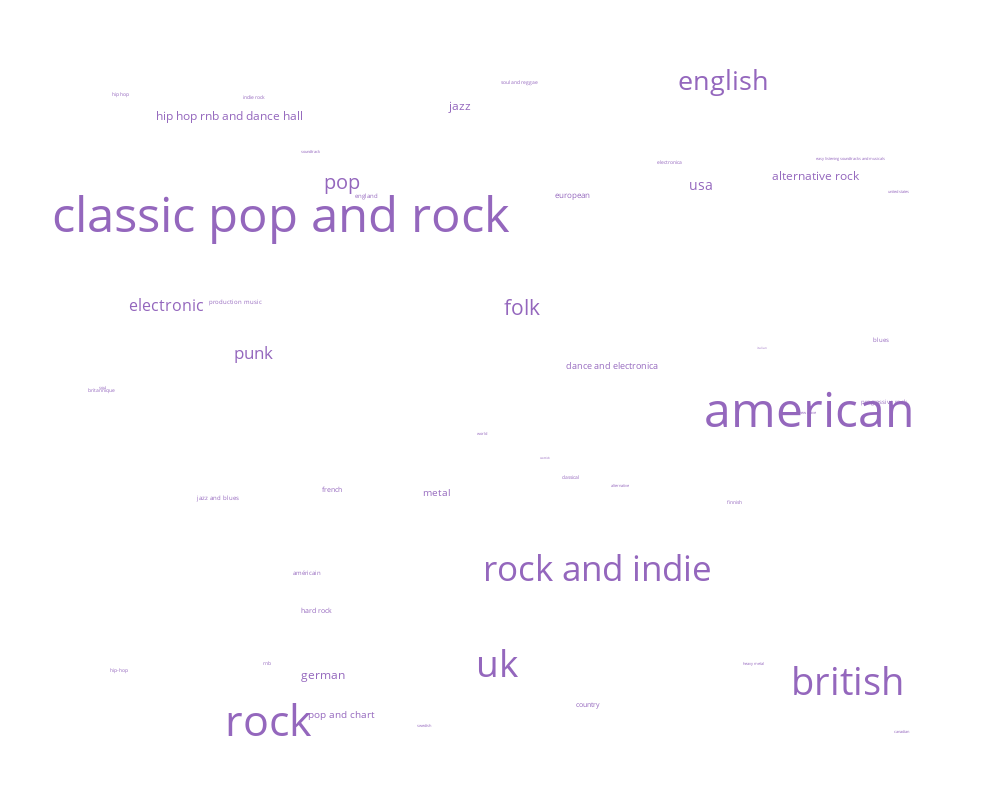

Write notebook code for a chart like this one.
### Code cell
%%local
import numpy as np
np.random.seed(5)
x = 10000*np.random.uniform(size = 50)
y = 10000*np.random.uniform(size = 50)
fig = px.scatter(mb_tags_df, x=x, 
                 y=y,
                 size =  [0]*len(mb_tags_df),
                 color = '_1',
                 #text = 'tags',
                 

                 color_discrete_sequence=px.colors.qualitative.Bold,
                  log_x=False, size_max=30)


for i in range(len(mb_tags_df)):
    annotation = { 
        # x -> location for x
        'x': x[i],
        # y -> location for y
        'y': y[i],
        'text': mb_tags_df['_1'][i],  # text
        'showarrow': False,  # would you want to see arrow
        'arrowhead': 3,  # which type for arrowhead
        'font': {'size': mb_tags_df['_2'][i]/50, 'color':'#9467bd'}  # font style
    }

    fig.add_annotation(annotation)
    

fig.update_layout(
    autosize=False,
    width=1000,
    height=800,
    margin=dict(
        l=50,
        r=50,
        b=30,
        t=40,
        pad=4
        
    ),
    plot_bgcolor = "white",
    paper_bgcolor="white"
)


fig.update_layout(showlegend=False)

fig.update_xaxes(visible=False)
  
fig.update_yaxes(visible=False)

### Figure 1 — Plotly figure (JSON) as saved in the notebook; plotly's stock layout.template omitted (floating-point values rounded to 4 significant figures)
{"data": [{"hovertemplate": "_1=classic pop and rock<br>x=%{x}<br>y=%{y}<br>size=%{marker.size}<extra></extra>", "legendgroup": "classic pop and rock", "marker": {"color": "rgb(127, 60, 141)", "size": [0], "sizemode": "area", "sizeref": 0, "symbol": "circle"}, "mode": "markers", "name": "classic pop and rock", "orientation": "v", "showlegend": true, "type": "scatter", "x": [2220.0], "xaxis": "x", "y": [7709.0], "yaxis": "y"}, {"hovertemplate": "_1=american<br>x=%{x}<br>y=%{y}<br>size=%{marker.size}<extra></extra>", "legendgroup": "american", "marker": {"color": "rgb(17, 165, 121)", "size": [0], "sizemode": "area", "sizeref": 0, "symbol": "circle"}, "mode": "markers", "name": "american", "orientation": "v", "showlegend": true, "type": "scatter", "x": [8707.0], "xaxis": "x", "y": [4849.0], "yaxis": "y"}, {"hovertemplate": "_1=rock<br>x=%{x}<br>y=%{y}<br>size=%{marker.size}<extra></extra>", "legendgroup": "rock", "marker": {"color": "rgb(57, 105, 172)", "size": [0], "sizemode": "area", "sizeref": 0, "symbol": "circle"}, "mode": "markers", "name": "rock", "orientation": "v", "showlegend": true, "type": "scatter", "x": [2067.0], "xaxis": "x", "y": [291.1], "yaxis": "y"}, {"hovertemplate": "_1=british<br>x=%{x}<br>y=%{y}<br>size=%{marker.size}<extra></extra>", "legendgroup": "british", "marker": {"color": "rgb(242, 183, 1)", "size": [0], "sizemode": "area", "sizeref": 0, "symbol": "circle"}, "mode": "markers", "name": "british", "orientation": "v", "showlegend": true, "type": "scatter", "x": [9186.0], "xaxis": "x", "y": [865.3], "yaxis": "y"}, {"hovertemplate": "_1=uk<br>x=%{x}<br>y=%{y}<br>size=%{marker.size}<extra></extra>", "legendgroup": "uk", "marker": {"color": "rgb(231, 63, 116)", "size": [0], "sizemode": "area", "sizeref": 0, "symbol": "circle"}, "mode": "markers", "name": "uk", "orientation": "v", "showlegend": true, "type": "scatter", "x": [4884.0], "xaxis": "x", "y": [1115.0], "yaxis": "y"}, {"hovertemplate": "_1=rock and indie<br>x=%{x}<br>y=%{y}<br>size=%{marker.size}<extra></extra>", "legendgroup": "rock and indie", "marker": {"color": "rgb(128, 186, 90)", "size": [0], "sizemode": "area", "sizeref": 0, "symbol": "circle"}, "mode": "markers", "name": "rock and indie", "orientation": "v", "showlegend": true, "type": "scatter", "x": [6117.0], "xaxis": "x", "y": [2512.0], "yaxis": "y"}, {"hovertemplate": "_1=english<br>x=%{x}<br>y=%{y}<br>size=%{marker.size}<extra></extra>", "legendgroup": "english", "marker": {"color": "rgb(230, 131, 16)", "size": [0], "sizemode": "area", "sizeref": 0, "symbol": "circle"}, "mode": "markers", "name": "english", "orientation": "v", "showlegend": true, "type": "scatter", "x": [7659.0], "xaxis": "x", "y": [9649.0], "yaxis": "y"}, {"hovertemplate": "_1=folk<br>x=%{x}<br>y=%{y}<br>size=%{marker.size}<extra></extra>", "legendgroup": "folk", "marker": {"color": "rgb(0, 134, 149)", "size": [0], "sizemode": "area", "sizeref": 0, "symbol": "circle"}, "mode": "markers", "name": "folk", "orientation": "v", "showlegend": true, "type": "scatter", "x": [5184.0], "xaxis": "x", "y": [6318.0], "yaxis": "y"}, {"hovertemplate": "_1=pop<br>x=%{x}<br>y=%{y}<br>size=%{marker.size}<extra></extra>", "legendgroup": "pop", "marker": {"color": "rgb(207, 28, 144)", "size": [0], "sizemode": "area", "sizeref": 0, "symbol": "circle"}, "mode": "markers", "name": "pop", "orientation": "v", "showlegend": true, "type": "scatter", "x": [2968.0], "xaxis": "x", "y": [8167.0], "yaxis": "y"}, {"hovertemplate": "_1=punk<br>x=%{x}<br>y=%{y}<br>size=%{marker.size}<extra></extra>", "legendgroup": "punk", "marker": {"color": "rgb(249, 123, 114)", "size": [0], "sizemode": "area", "sizeref": 0, "symbol": "circle"}, "mode": "markers", "name": "punk", "orientation": "v", "showlegend": true, "type": "scatter", "x": [1877.0], "xaxis": "x", "y": [5661.0], "yaxis": "y"}, {"hovertemplate": "_1=electronic<br>x=%{x}<br>y=%{y}<br>size=%{marker.size}<extra></extra>", "legendgroup": "electronic", "marker": {"color": "rgb(165, 170, 153)", "size": [0], "sizemode": "area", "sizeref": 0, "symbol": "circle"}, "mode": "markers", "name": "electronic", "orientation": "v", "showlegend": true, "type": "scatter", "x": [807.4], "xaxis": "x", "y": [6354.0], "yaxis": "y"}, {"hovertemplate": "_1=usa<br>x=%{x}<br>y=%{y}<br>size=%{marker.size}<extra></extra>", "legendgroup": "usa", "marker": {"color": "rgb(127, 60, 141)", "size": [0], "sizemode": "area", "sizeref": 0, "symbol": "circle"}, "mode": "markers", "name": "usa", "orientation": "v", "showlegend": true, "type": "scatter", "x": [7384.0], "xaxis": "x", "y": [8119.0], "yaxis": "y"}, {"hovertemplate": "_1=jazz<br>x=%{x}<br>y=%{y}<br>size=%{marker.size}<extra></extra>", "legendgroup": "jazz", "marker": {"color": "rgb(17, 165, 121)", "size": [0], "sizemode": "area", "sizeref": 0, "symbol": "circle"}, "mode": "markers", "name": "jazz", "orientation": "v", "showlegend": true, "type": "scatter", "x": [4413.0], "xaxis": "x", "y": [9267.0], "yaxis": "y"}, {"hovertemplate": "_1=hip hop rnb and dance hall<br>x=%{x}<br>y=%{y}<br>size=%{marker.size}<extra></extra>", "legendgroup": "hip hop rnb and dance hall", "marker": {"color": "rgb(57, 105, 172)", "size": [0], "sizemode": "area", "sizeref": 0, "symbol": "circle"}, "mode": "markers", "name": "hip hop rnb and dance hall", "orientation": "v", "showlegend": true, "type": "scatter", "x": [1583.0], "xaxis": "x", "y": [9126.0], "yaxis": "y"}, {"hovertemplate": "_1=alternative rock<br>x=%{x}<br>y=%{y}<br>size=%{marker.size}<extra></extra>", "legendgroup": "alternative rock", "marker": {"color": "rgb(242, 183, 1)", "size": [0], "sizemode": "area", "sizeref": 0, "symbol": "circle"}, "mode": "markers", "name": "alternative rock", "orientation": "v", "showlegend": true, "type": "scatter", "x": [8799.0], "xaxis": "x", "y": [8248.0], "yaxis": "y"}, {"hovertemplate": "_1=german<br>x=%{x}<br>y=%{y}<br>size=%{marker.size}<extra></extra>", "legendgroup": "german", "marker": {"color": "rgb(231, 63, 116)", "size": [0], "sizemode": "area", "sizeref": 0, "symbol": "circle"}, "mode": "markers", "name": "german", "orientation": "v", "showlegend": true, "type": "scatter", "x": [2741.0], "xaxis": "x", "y": [942.0], "yaxis": "y"}, {"hovertemplate": "_1=metal<br>x=%{x}<br>y=%{y}<br>size=%{marker.size}<extra></extra>", "legendgroup": "metal", "marker": {"color": "rgb(128, 186, 90)", "size": [0], "sizemode": "area", "sizeref": 0, "symbol": "circle"}, "mode": "markers", "name": "metal", "orientation": "v", "showlegend": true, "type": "scatter", "x": [4142.0], "xaxis": "x", "y": [3610.0], "yaxis": "y"}, {"hovertemplate": "_1=pop and chart<br>x=%{x}<br>y=%{y}<br>size=%{marker.size}<extra></extra>", "legendgroup": "pop and chart", "marker": {"color": "rgb(230, 131, 16)", "size": [0], "sizemode": "area", "sizeref": 0, "symbol": "circle"}, "mode": "markers", "name": "pop and chart", "orientation": "v", "showlegend": true, "type": "scatter", "x": [2961.0], "xaxis": "x", "y": [355.1], "yaxis": "y"}, {"hovertemplate": "_1=dance and electronica<br>x=%{x}<br>y=%{y}<br>size=%{marker.size}<extra></extra>", "legendgroup": "dance and electronica", "marker": {"color": "rgb(0, 134, 149)", "size": [0], "sizemode": "area", "sizeref": 0, "symbol": "circle"}, "mode": "markers", "name": "dance and electronica", "orientation": "v", "showlegend": true, "type": "scatter", "x": [6288.0], "xaxis": "x", "y": [5464.0], "yaxis": "y"}, {"hovertemplate": "_1=european<br>x=%{x}<br>y=%{y}<br>size=%{marker.size}<extra></extra>", "legendgroup": "european", "marker": {"color": "rgb(207, 28, 144)", "size": [0], "sizemode": "area", "sizeref": 0, "symbol": "circle"}, "mode": "markers", "name": "european", "orientation": "v", "showlegend": true, "type": "scatter", "x": [5798.0], "xaxis": "x", "y": [7961.0], "yaxis": "y"}, {"hovertemplate": "_1=country<br>x=%{x}<br>y=%{y}<br>size=%{marker.size}<extra></extra>", "legendgroup": "country", "marker": {"color": "rgb(249, 123, 114)", "size": [0], "sizemode": "area", "sizeref": 0, "symbol": "circle"}, "mode": "markers", "name": "country", "orientation": "v", "showlegend": true, "type": "scatter", "x": [5999.0], "xaxis": "x", "y": [511.4], "yaxis": "y"}, {"hovertemplate": "_1=hard rock<br>x=%{x}<br>y=%{y}<br>size=%{marker.size}<extra></extra>", "legendgroup": "hard rock", "marker": {"color": "rgb(165, 170, 153)", "size": [0], "sizemode": "area", "sizeref": 0, "symbol": "circle"}, "mode": "markers", "name": "hard rock", "orientation": "v", "showlegend": true, "type": "scatter", "x": [2658.0], "xaxis": "x", "y": [1887.0], "yaxis": "y"}, {"hovertemplate": "_1=french<br>x=%{x}<br>y=%{y}<br>size=%{marker.size}<extra></extra>", "legendgroup": "french", "marker": {"color": "rgb(127, 60, 141)", "size": [0], "sizemode": "area", "sizeref": 0, "symbol": "circle"}, "mode": "markers", "name": "french", "orientation": "v", "showlegend": true, "type": "scatter", "x": [2847.0], "xaxis": "x", "y": [3655.0], "yaxis": "y"}, {"hovertemplate": "_1=américain<br>x=%{x}<br>y=%{y}<br>size=%{marker.size}<extra></extra>", "legendgroup": "américain", "marker": {"color": "rgb(17, 165, 121)", "size": [0], "sizemode": "area", "sizeref": 0, "symbol": "circle"}, "mode": "markers", "name": "américain", "orientation": "v", "showlegend": true, "type": "scatter", "x": [2536.0], "xaxis": "x", "y": [2443.0], "yaxis": "y"}, {"hovertemplate": "_1=england<br>x=%{x}<br>y=%{y}<br>size=%{marker.size}<extra></extra>", "legendgroup": "england", "marker": {"color": "rgb(57, 105, 172)", "size": [0], "sizemode": "area", "sizeref": 0, "symbol": "circle"}, "mode": "markers", "name": "england", "orientation": "v", "showlegend": true, "type": "scatter", "x": [3276.0], "xaxis": "x", "y": [7951.0], "yaxis": "y"}, {"hovertemplate": "_1=jazz and blues<br>x=%{x}<br>y=%{y}<br>size=%{marker.size}<extra></extra>", "legendgroup": "jazz and blues", "marker": {"color": "rgb(242, 183, 1)", "size": [0], "sizemode": "area", "sizeref": 0, "symbol": "circle"}, "mode": "markers", "name": "jazz and blues", "orientation": "v", "showlegend": true, "type": "scatter", "x": [1442.0], "xaxis": "x", "y": [3521.0], "yaxis": "y"}, {"hovertemplate": "_1=production music<br>x=%{x}<br>y=%{y}<br>size=%{marker.size}<extra></extra>", "legendgroup": "production music", "marker": {"color": "rgb(231, 63, 116)", "size": [0], "sizemode": "area", "sizeref": 0, "symbol": "circle"}, "mode": "markers", "name": "production music", "orientation": "v", "showlegend": true, "type": "scatter", "x": [1656.0], "xaxis": "x", "y": [6389.0], "yaxis": "y"}, {"hovertemplate": "_1=progressive rock<br>x=%{x}<br>y=%{y}<br>size=%{marker.size}<extra></extra>", "legendgroup": "progressive rock", "marker": {"color": "rgb(128, 186, 90)", "size": [0], "sizemode": "area", "sizeref": 0, "symbol": "circle"}, "mode": "markers", "name": "progressive rock", "orientation": "v", "showlegend": true, "type": "scatter", "x": [9639.0], "xaxis": "x", "y": [4934.0], "yaxis": "y"}, {"hovertemplate": "_1=blues<br>x=%{x}<br>y=%{y}<br>size=%{marker.size}<extra></extra>", "legendgroup": "blues", "marker": {"color": "rgb(230, 131, 16)", "size": [0], "sizemode": "area", "sizeref": 0, "symbol": "circle"}, "mode": "markers", "name": "blues", "orientation": "v", "showlegend": true, "type": "scatter", "x": [9602.0], "xaxis": "x", "y": [5835.0], "yaxis": "y"}, {"hovertemplate": "_1=indie rock<br>x=%{x}<br>y=%{y}<br>size=%{marker.size}<extra></extra>", "legendgroup": "indie rock", "marker": {"color": "rgb(0, 134, 149)", "size": [0], "sizemode": "area", "sizeref": 0, "symbol": "circle"}, "mode": "markers", "name": "indie rock", "orientation": "v", "showlegend": true, "type": "scatter", "x": [1884.0], "xaxis": "x", "y": [9393.0], "yaxis": "y"}, {"hovertemplate": "_1=hip hop<br>x=%{x}<br>y=%{y}<br>size=%{marker.size}<extra></extra>", "legendgroup": "hip hop", "marker": {"color": "rgb(207, 28, 144)", "size": [0], "sizemode": "area", "sizeref": 0, "symbol": "circle"}, "mode": "markers", "name": "hip hop", "orientation": "v", "showlegend": true, "type": "scatter", "x": [243.1], "xaxis": "x", "y": [9435.0], "yaxis": "y"}, {"hovertemplate": "_1=rnb<br>x=%{x}<br>y=%{y}<br>size=%{marker.size}<extra></extra>", "legendgroup": "rnb", "marker": {"color": "rgb(249, 123, 114)", "size": [0], "sizemode": "area", "sizeref": 0, "symbol": "circle"}, "mode": "markers", "name": "rnb", "orientation": "v", "showlegend": true, "type": "scatter", "x": [2046.0], "xaxis": "x", "y": [1117.0], "yaxis": "y"}, {"hovertemplate": "_1=electronica<br>x=%{x}<br>y=%{y}<br>size=%{marker.size}<extra></extra>", "legendgroup": "electronica", "marker": {"color": "rgb(165, 170, 153)", "size": [0], "sizemode": "area", "sizeref": 0, "symbol": "circle"}, "mode": "markers", "name": "electronica", "orientation": "v", "showlegend": true, "type": "scatter", "x": [6998.0], "xaxis": "x", "y": [8436.0], "yaxis": "y"}, {"hovertemplate": "_1=finnish<br>x=%{x}<br>y=%{y}<br>size=%{marker.size}<extra></extra>", "legendgroup": "finnish", "marker": {"color": "rgb(127, 60, 141)", "size": [0], "sizemode": "area", "sizeref": 0, "symbol": "circle"}, "mode": "markers", "name": "finnish", "orientation": "v", "showlegend": true, "type": "scatter", "x": [7795.0], "xaxis": "x", "y": [3460.0], "yaxis": "y"}, {"hovertemplate": "_1=hip-hop<br>x=%{x}<br>y=%{y}<br>size=%{marker.size}<extra></extra>", "legendgroup": "hip-hop", "marker": {"color": "rgb(17, 165, 121)", "size": [0], "sizemode": "area", "sizeref": 0, "symbol": "circle"}, "mode": "markers", "name": "hip-hop", "orientation": "v", "showlegend": true, "type": "scatter", "x": [229.3], "xaxis": "x", "y": [1008.0], "yaxis": "y"}, {"hovertemplate": "_1=classical<br>x=%{x}<br>y=%{y}<br>size=%{marker.size}<extra></extra>", "legendgroup": "classical", "marker": {"color": "rgb(57, 105, 172)", "size": [0], "sizemode": "area", "sizeref": 0, "symbol": "circle"}, "mode": "markers", "name": "classical", "orientation": "v", "showlegend": true, "type": "scatter", "x": [5777.0], "xaxis": "x", "y": [3834.0], "yaxis": "y"}, {"hovertemplate": "_1=britannique<br>x=%{x}<br>y=%{y}<br>size=%{marker.size}<extra></extra>", "legendgroup": "britannique", "marker": {"color": "rgb(242, 183, 1)", "size": [0], "sizemode": "area", "sizeref": 0, "symbol": "circle"}, "mode": "markers", "name": "britannique", "orientation": "v", "showlegend": true, "type": "scatter", "x": [16.42], "xaxis": "x", "y": [5104.0], "yaxis": "y"}, {"hovertemplate": "_1=soul and reggae<br>x=%{x}<br>y=%{y}<br>size=%{marker.size}<extra></extra>", "legendgroup": "soul and reggae", "marker": {"color": "rgb(231, 63, 116)", "size": [0], "sizemode": "area", "sizeref": 0, "symbol": "circle"}, "mode": "markers", "name": "soul and reggae", "orientation": "v", "showlegend": true, "type": "scatter", "x": [5155.0], "xaxis": "x", "y": [9611.0], "yaxis": "y"}, {"hovertemplate": "_1=alternative<br>x=%{x}<br>y=%{y}<br>size=%{marker.size}<extra></extra>", "legendgroup": "alternative", "marker": {"color": "rgb(128, 186, 90)", "size": [0], "sizemode": "area", "sizeref": 0, "symbol": "circle"}, "mode": "markers", "name": "alternative", "orientation": "v", "showlegend": true, "type": "scatter", "x": [6398.0], "xaxis": "x", "y": [3715.0], "yaxis": "y"}, {"hovertemplate": "_1=canadian<br>x=%{x}<br>y=%{y}<br>size=%{marker.size}<extra></extra>", "legendgroup": "canadian", "marker": {"color": "rgb(230, 131, 16)", "size": [0], "sizemode": "area", "sizeref": 0, "symbol": "circle"}, "mode": "markers", "name": "canadian", "orientation": "v", "showlegend": true, "type": "scatter", "x": [9856.0], "xaxis": "x", "y": [123.7], "yaxis": "y"}, {"hovertemplate": "_1=soundtrack<br>x=%{x}<br>y=%{y}<br>size=%{marker.size}<extra></extra>", "legendgroup": "soundtrack", "marker": {"color": "rgb(0, 134, 149)", "size": [0], "sizemode": "area", "sizeref": 0, "symbol": "circle"}, "mode": "markers", "name": "soundtrack", "orientation": "v", "showlegend": true, "type": "scatter", "x": [2591.0], "xaxis": "x", "y": [8597.0], "yaxis": "y"}, {"hovertemplate": "_1=heavy metal<br>x=%{x}<br>y=%{y}<br>size=%{marker.size}<extra></extra>", "legendgroup": "heavy metal", "marker": {"color": "rgb(207, 28, 144)", "size": [0], "sizemode": "area", "sizeref": 0, "symbol": "circle"}, "mode": "markers", "name": "heavy metal", "orientation": "v", "showlegend": true, "type": "scatter", "x": [8025.0], "xaxis": "x", "y": [1111.0], "yaxis": "y"}, {"hovertemplate": "_1=new wave<br>x=%{x}<br>y=%{y}<br>size=%{marker.size}<extra></extra>", "legendgroup": "new wave", "marker": {"color": "rgb(249, 123, 114)", "size": [0], "sizemode": "area", "sizeref": 0, "symbol": "circle"}, "mode": "markers", "name": "new wave", "orientation": "v", "showlegend": true, "type": "scatter", "x": [8705.0], "xaxis": "x", "y": [4783.0], "yaxis": "y"}, {"hovertemplate": "_1=easy listening soundtracks and musicals<br>x=%{x}<br>y=%{y}<br>size=%{marker.size}<extra></extra>", "legendgroup": "easy listening soundtracks and musicals", "marker": {"color": "rgb(165, 170, 153)", "size": [0], "sizemode": "area", "sizeref": 0, "symbol": "circle"}, "mode": "markers", "name": "easy listening soundtracks and musicals", "orientation": "v", "showlegend": true, "type": "scatter", "x": [9227.0], "xaxis": "x", "y": [8500.0], "yaxis": "y"}, {"hovertemplate": "_1=soul<br>x=%{x}<br>y=%{y}<br>size=%{marker.size}<extra></extra>", "legendgroup": "soul", "marker": {"color": "rgb(127, 60, 141)", "size": [0], "sizemode": "area", "sizeref": 0, "symbol": "circle"}, "mode": "markers", "name": "soul", "orientation": "v", "showlegend": true, "type": "scatter", "x": [22.14], "xaxis": "x", "y": [5147.0], "yaxis": "y"}, {"hovertemplate": "_1=world<br>x=%{x}<br>y=%{y}<br>size=%{marker.size}<extra></extra>", "legendgroup": "world", "marker": {"color": "rgb(17, 165, 121)", "size": [0], "sizemode": "area", "sizeref": 0, "symbol": "circle"}, "mode": "markers", "name": "world", "orientation": "v", "showlegend": true, "type": "scatter", "x": [4695.0], "xaxis": "x", "y": [4466.0], "yaxis": "y"}, {"hovertemplate": "_1=united states<br>x=%{x}<br>y=%{y}<br>size=%{marker.size}<extra></extra>", "legendgroup": "united states", "marker": {"color": "rgb(57, 105, 172)", "size": [0], "sizemode": "area", "sizeref": 0, "symbol": "circle"}, "mode": "markers", "name": "united states", "orientation": "v", "showlegend": true, "type": "scatter", "x": [9815.0], "xaxis": "x", "y": [8005.0], "yaxis": "y"}, {"hovertemplate": "_1=swedish<br>x=%{x}<br>y=%{y}<br>size=%{marker.size}<extra></extra>", "legendgroup": "swedish", "marker": {"color": "rgb(242, 183, 1)", "size": [0], "sizemode": "area", "sizeref": 0, "symbol": "circle"}, "mode": "markers", "name": "swedish", "orientation": "v", "showlegend": true, "type": "scatter", "x": [3989.0], "xaxis": "x", "y": [203.9], "yaxis": "y"}, {"hovertemplate": "_1=italian<br>x=%{x}<br>y=%{y}<br>size=%{marker.size}<extra></extra>", "legendgroup": "italian", "marker": {"color": "rgb(231, 63, 116)", "size": [0], "sizemode": "area", "sizeref": 0, "symbol": "circle"}, "mode": "markers", "name": "italian", "orientation": "v", "showlegend": true, "type": "scatter", "x": [8137.0], "xaxis": "x", "y": [5726.0], "yaxis": "y"}, {"hovertemplate": "_1=scottish<br>x=%{x}<br>y=%{y}<br>size=%{marker.size}<extra></extra>", "legendgroup": "scottish", "marker": {"color": "rgb(128, 186, 90)", "size": [0], "sizemode": "area", "sizeref": 0, "symbol": "circle"}, "mode": "markers", "name": "scottish", "orientation": "v", "showlegend": true, "type": "scatter", "x": [5465.0], "xaxis": "x", "y": [4114.0], "yaxis": "y"}], "layout": {"annotations": [{"arrowhead": 3, "font": {"color": "#9467bd", "size": 49.3}, "showarrow": false, "text": "classic pop and rock", "x": 2220.0, "y": 7709.0}, {"arrowhead": 3, "font": {"color": "#9467bd", "size": 48.2}, "showarrow": false, "text": "american", "x": 8707.0, "y": 4849.0}, {"arrowhead": 3, "font": {"color": "#9467bd", "size": 43.34}, "showarrow": false, "text": "rock", "x": 2067.0, "y": 291.1}, {"arrowhead": 3, "font": {"color": "#9467bd", "size": 38.3}, "showarrow": false, "text": "british", "x": 9186.0, "y": 865.3}, {"arrowhead": 3, "font": {"color": "#9467bd", "size": 37.04}, "showarrow": false, "text": "uk", "x": 4884.0, "y": 1115.0}, {"arrowhead": 3, "font": {"color": "#9467bd", "size": 35.08}, "showarrow": false, "text": "rock and indie", "x": 6117.0, "y": 2512.0}, {"arrowhead": 3, "font": {"color": "#9467bd", "size": 26.98}, "showarrow": false, "text": "english", "x": 7659.0, "y": 9649.0}, {"arrowhead": 3, "font": {"color": "#9467bd", "size": 21}, "showarrow": false, "text": "folk", "x": 5184.0, "y": 6318.0}, {"arrowhead": 3, "font": {"color": "#9467bd", "size": 20.2}, "showarrow": false, "text": "pop", "x": 2968.0, "y": 8167.0}, {"arrowhead": 3, "font": {"color": "#9467bd", "size": 16.94}, "showarrow": false, "text": "punk", "x": 1877.0, "y": 5661.0}, {"arrowhead": 3, "font": {"color": "#9467bd", "size": 15.96}, "showarrow": false, "text": "electronic", "x": 807.4, "y": 6354.0}, {"arrowhead": 3, "font": {"color": "#9467bd", "size": 14.28}, "showarrow": false, "text": "usa", "x": 7384.0, "y": 8119.0}, {"arrowhead": 3, "font": {"color": "#9467bd", "size": 11.68}, "showarrow": false, "text": "jazz", "x": 4413.0, "y": 9267.0}, {"arrowhead": 3, "font": {"color": "#9467bd", "size": 11.6}, "showarrow": false, "text": "hip hop rnb and dance hall", "x": 1583.0, "y": 9126.0}, {"arrowhead": 3, "font": {"color": "#9467bd", "size": 11.56}, "showarrow": false, "text": "alternative rock", "x": 8799.0, "y": 8248.0}, {"arrowhead": 3, "font": {"color": "#9467bd", "size": 11.52}, "showarrow": false, "text": "german", "x": 2741.0, "y": 942.0}, {"arrowhead": 3, "font": {"color": "#9467bd", "size": 10.38}, "showarrow": false, "text": "metal", "x": 4142.0, "y": 3610.0}, {"arrowhead": 3, "font": {"color": "#9467bd", "size": 9.62}, "showarrow": false, "text": "pop and chart", "x": 2961.0, "y": 355.1}, {"arrowhead": 3, "font": {"color": "#9467bd", "size": 8.84}, "showarrow": false, "text": "dance and electronica", "x": 6288.0, "y": 5464.0}, {"arrowhead": 3, "font": {"color": "#9467bd", "size": 7.54}, "showarrow": false, "text": "european", "x": 5798.0, "y": 7961.0}, {"arrowhead": 3, "font": {"color": "#9467bd", "size": 6.9}, "showarrow": false, "text": "country", "x": 5999.0, "y": 511.4}, {"arrowhead": 3, "font": {"color": "#9467bd", "size": 6.82}, "showarrow": false, "text": "hard rock", "x": 2658.0, "y": 1887.0}, {"arrowhead": 3, "font": {"color": "#9467bd", "size": 6.64}, "showarrow": false, "text": "french", "x": 2847.0, "y": 3655.0}, {"arrowhead": 3, "font": {"color": "#9467bd", "size": 6.34}, "showarrow": false, "text": "américain", "x": 2536.0, "y": 2443.0}, {"arrowhead": 3, "font": {"color": "#9467bd", "size": 6.28}, "showarrow": false, "text": "england", "x": 3276.0, "y": 7951.0}, {"arrowhead": 3, "font": {"color": "#9467bd", "size": 5.88}, "showarrow": false, "text": "jazz and blues", "x": 1442.0, "y": 3521.0}, {"arrowhead": 3, "font": {"color": "#9467bd", "size": 5.82}, "showarrow": false, "text": "production music", "x": 1656.0, "y": 6389.0}, {"arrowhead": 3, "font": {"color": "#9467bd", "size": 5.8}, "showarrow": false, "text": "progressive rock", "x": 9639.0, "y": 4934.0}, {"arrowhead": 3, "font": {"color": "#9467bd", "size": 5.54}, "showarrow": false, "text": "blues", "x": 9602.0, "y": 5835.0}, {"arrowhead": 3, "font": {"color": "#9467bd", "size": 5.22}, "showarrow": false, "text": "indie rock", "x": 1884.0, "y": 9393.0}, {"arrowhead": 3, "font": {"color": "#9467bd", "size": 5.14}, "showarrow": false, "text": "hip hop", "x": 243.1, "y": 9435.0}, {"arrowhead": 3, "font": {"color": "#9467bd", "size": 5.08}, "showarrow": false, "text": "rnb", "x": 2046.0, "y": 1117.0}, {"arrowhead": 3, "font": {"color": "#9467bd", "size": 4.96}, "showarrow": false, "text": "electronica", "x": 6998.0, "y": 8436.0}, {"arrowhead": 3, "font": {"color": "#9467bd", "size": 4.92}, "showarrow": false, "text": "finnish", "x": 7795.0, "y": 3460.0}, {"arrowhead": 3, "font": {"color": "#9467bd", "size": 4.92}, "showarrow": false, "text": "hip-hop", "x": 229.3, "y": 1008.0}, {"arrowhead": 3, "font": {"color": "#9467bd", "size": 4.86}, "showarrow": false, "text": "classical", "x": 5777.0, "y": 3834.0}, {"arrowhead": 3, "font": {"color": "#9467bd", "size": 4.68}, "showarrow": false, "text": "britannique", "x": 16.42, "y": 5104.0}, {"arrowhead": 3, "font": {"color": "#9467bd", "size": 4.58}, "showarrow": false, "text": "soul and reggae", "x": 5155.0, "y": 9611.0}, {"arrowhead": 3, "font": {"color": "#9467bd", "size": 4.4}, "showarrow": false, "text": "alternative", "x": 6398.0, "y": 3715.0}, {"arrowhead": 3, "font": {"color": "#9467bd", "size": 4.34}, "showarrow": false, "text": "canadian", "x": 9856.0, "y": 123.7}, {"arrowhead": 3, "font": {"color": "#9467bd", "size": 4}, "showarrow": false, "text": "soundtrack", "x": 2591.0, "y": 8597.0}, {"arrowhead": 3, "font": {"color": "#9467bd", "size": 3.96}, "showarrow": false, "text": "heavy metal", "x": 8025.0, "y": 1111.0}, {"arrowhead": 3, "font": {"color": "#9467bd", "size": 3.86}, "showarrow": false, "text": "new wave", "x": 8705.0, "y": 4783.0}, {"arrowhead": 3, "font": {"color": "#9467bd", "size": 3.74}, "showarrow": false, "text": "easy listening soundtracks and musicals", "x": 9227.0, "y": 8500.0}, {"arrowhead": 3, "font": {"color": "#9467bd", "size": 3.6}, "showarrow": false, "text": "soul", "x": 22.14, "y": 5147.0}, {"arrowhead": 3, "font": {"color": "#9467bd", "size": 3.6}, "showarrow": false, "text": "world", "x": 4695.0, "y": 4466.0}, {"arrowhead": 3, "font": {"color": "#9467bd", "size": 3.58}, "showarrow": false, "text": "united states", "x": 9815.0, "y": 8005.0}, {"arrowhead": 3, "font": {"color": "#9467bd", "size": 3.54}, "showarrow": false, "text": "swedish", "x": 3989.0, "y": 203.9}, {"arrowhead": 3, "font": {"color": "#9467bd", "size": 3.44}, "showarrow": false, "text": "italian", "x": 8137.0, "y": 5726.0}, {"arrowhead": 3, "font": {"color": "#9467bd", "size": 3.32}, "showarrow": false, "text": "scottish", "x": 5465.0, "y": 4114.0}], "autosize": false, "height": 800, "legend": {"itemsizing": "constant", "title": {"text": "_1"}, "tracegroupgap": 0}, "margin": {"b": 30, "l": 50, "pad": 4, "r": 50, "t": 40}, "paper_bgcolor": "white", "plot_bgcolor": "white", "showlegend": false, "width": 1000, "xaxis": {"anchor": "y", "domain": [0, 1], "title": {"text": "x"}, "visible": false}, "yaxis": {"anchor": "x", "domain": [0, 1], "title": {"text": "y"}, "visible": false}}}
